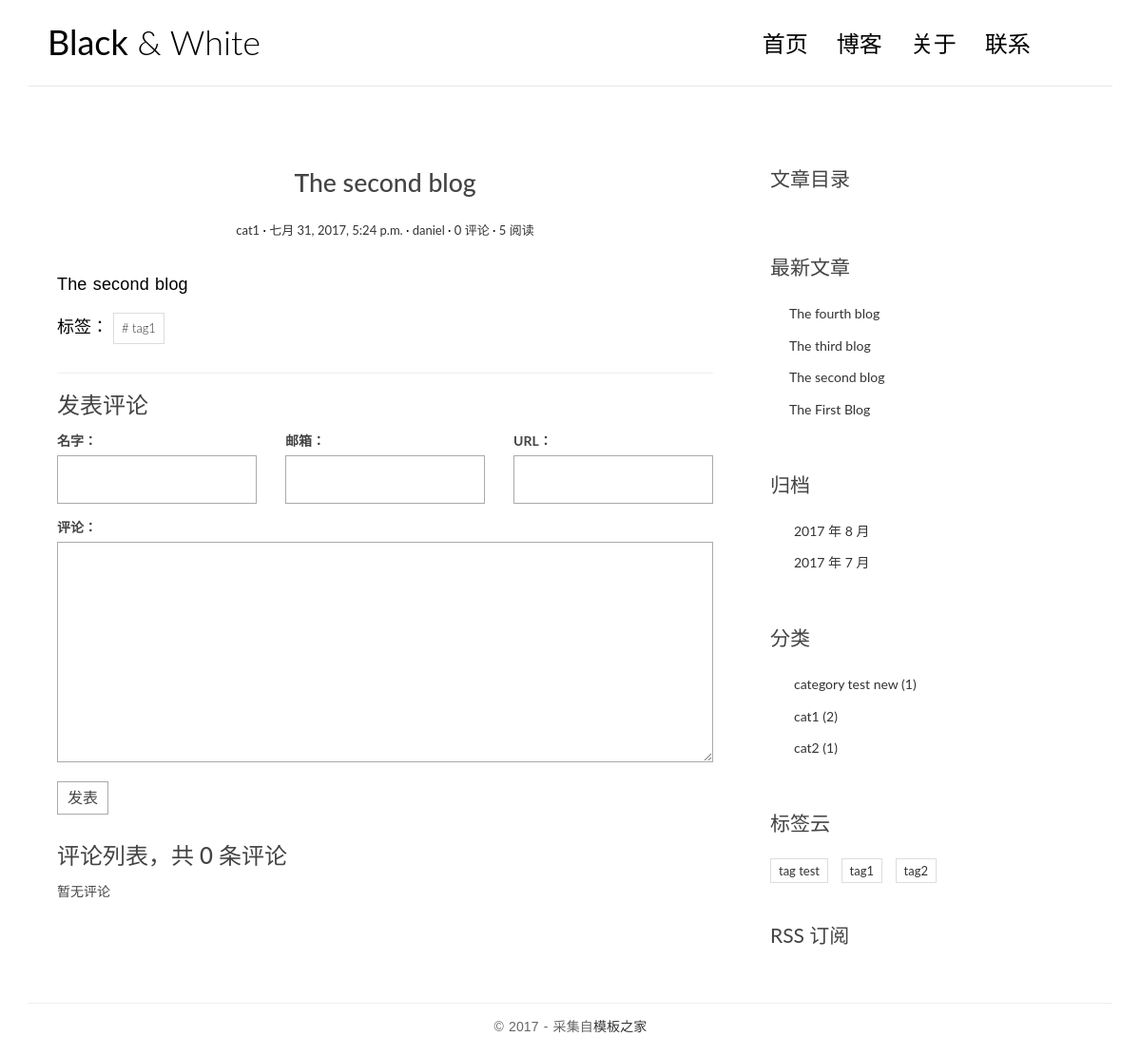
Screenshot of /post/3/ with the database file from the repository.
### blog/models.py (models this page shows, shortened)
@python_2_unicode_compatible
class Post(models.Model):
    title = models.CharField(max_length=70)
    body = models.TextField()
    created_time = models.DateTimeField()
    modified_time = models.DateTimeField()
    excerpt = models.CharField(max_length=200, blank=True)
    views = models.PositiveIntegerField(default=0)
    category = models.ForeignKey(Category)
    tags = models.ManyToManyField(Tag, blank=True)
    author = models.ForeignKey(User)
    def get_absolute_url(self):
        return reverse('blog:detail', kwargs={'pk': self.pk})
    class Meta:
        ordering = ['-created_time']
    def increase_views(self):
        self.views += 1
        self.save(update_fields=['views'])
    def save(self, *args, **kwargs):
        if not self.excerpt:# 首先实例化一个 Markdown 类，用于渲染 body 的文本
            md = markdown.Markdown(extensions=[
                'markdown.extensions.extra',
                'markdown.extensions.codehilite',
            ])
            self.excerpt = strip_tags(md.convert(self.body))[:54]
        super(Post, self).save(*args, **kwargs)

@python_2_unicode_compatible
class Category(models.Model):
    name=models.CharField(max_length=100)

@python_2_unicode_compatible
class Tag(models.Model):
    name=models.CharField(max_length=100)

### blog/views.py (the view)
# urls.py: url(r'^post/(?P<pk>[0-9]+)/$', views.PostDetailView.as_view(), name='detail'),
class PostDetailView(DetailView):
    model = Post
    template_name = 'blog/detail.html'
    context_object_name = 'post'
    def get(self, request, *args, **kwargs):
        response = super(PostDetailView, self).get(request, *args, **kwargs)
        self.object.increase_views()
        return response
    def get_object(self, queryset=None):
        post = super(PostDetailView, self).get_object(queryset=None)
        md = markdown.Markdown(extensions=[
            'markdown.extensions.extra',
            'markdown.extensions.codehilite',
            TocExtension(slugify=slugify),
        ])
        post.body = md.convert(post.body)
        post.toc = md.toc
        return post
    def get_context_data(self, **kwargs):
        context = super(PostDetailView, self).get_context_data(**kwargs)
        form = CommentForm()
        comment_list = self.object.comment_set.all()
        context.update({
            'form': form,
            'comment_list': comment_list
        })
        return context

### comments/forms.py
class CommentForm(forms.ModelForm):
    class Meta:
        model = Comment
        fields = ['name', 'email', 'url', 'text']

### blog/templatetags/blog_tags.py (called while the page is built)
@register.simple_tag
def get_recent_posts(num=5):
    return Post.objects.all().order_by('-created_time')[:num]

@register.simple_tag
def archives():
    return Post.objects.dates('created_time', 'month', order='DESC')

@register.simple_tag
def get_categories():
    return Category.objects.annotate(num_posts=Count('post')).filter(num_posts__gt=0)

@register.simple_tag
def get_tags():
    return Tag.objects.annotate(num_posts=Count('post')).filter(num_posts__gt=0)

### templates/blog/detail.html (shortened to what this page needs)
{% extends 'base.html' %}
{% block main %}
    <article class="post post-{{ post.pk }}">
        <header class="entry-header">
            <h1 class="entry-title">{{ post.title }}</h1>
            <div class="entry-meta">
                <span class="post-category">
                    <a href="{% url 'blog:category' post.category.pk %}">{{ post.category.name }}</a></span>
                <span class="post-date"><a href="#"><time class="entry-date"
                                                          datetime="{{ post.created_time }}">{{ post.created_time }}</time></a></span>
                <span class="post-author"><a href="#">{{ post.author }}</a></span>
                <span class="comments-link">
                    <a href="{{ post.get_absolute_url }}#comment-area">{{ post.comment_set.count }} 评论</a></span>
                <span class="views-count"><a href="#">{{ post.views }} 阅读</a></span>
            </div>
        </header>
        <div class="entry-content clearfix">
            {{ post.body|safe }}
            <div class="widget-tag-cloud">
                <ul>
                    标签：
                    {% for tag in post.tags.all %}
                        <li><a href="{% url 'blog:tag' tag.pk %}"># {{ tag.name }}</a></li>
                    {% endfor %}
                </ul>
            </div>
        </div>
    </article>
    <section class="comment-area" id="comment-area">
        <hr>
        <h3>发表评论</h3>
        <form action="{% url 'comments:post_comment' post.pk %}" method="post" class="comment-form">
            <div class="row">
                <div class="col-md-4">
                    <label for="{{ form.name.id_for_label }}">名字：</label>
                    {{ form.name }}
                </div>
                <div class="col-md-4">
                    <label for="{{ form.email.id_for_label }}">邮箱：</label>
                    {{ form.email }}
                </div>
                <div class="col-md-4">
                    <label for="{{ form.url.id_for_label }}">URL：</label>
                    {{ form.url }}
                </div>
                <div class="col-md-12">
                    <label for="{{ form.text.id_for_label }}">评论：</label>
                    {{ form.text }}
                    <button type="submit" class="comment-btn">发表</button>
                </div>
            </div>
        </form>
        <div class="comment-list-panel">
            <h3>评论列表，共 <span>{{ post.comment_set.count }}</span> 条评论</h3>
            <ul class="comment-list list-unstyled">
                {% for comment in comment_list %}
                    <li class="comment-item">
                        <span class="nickname">{{ comment.name }}</span>
                        <time class="submit-date"
                              datetime="{{ comment.created_time }}">{{ comment.created_time }}</time>
                        <div class="text">
                            {{ comment.text }}
                        </div>
                    </li>
                {% empty %}
                    暂无评论
                {% endfor %}
            </ul>
        </div>
    </section>
{% endblock main %}
{% block toc %}
    <div class="widget widget-content">
        <h3 class="widget-title">文章目录</h3>
    </div>
{% endblock toc %}

### templates/base.html (shortened to what this page needs)
{% load staticfiles %}
{% load blog_tags %}
<!DOCTYPE html>
<html>
<head>
    <link rel="stylesheet" href="http://code.ionicframework.com/ionicons/2.0.1/css/ionicons.min.css">
    <link rel="stylesheet" href="{% static 'blog/css/bootstrap.min.css' %}">
    <link rel="stylesheet" href="{% static 'blog/css/pace.css' %}">
    <link rel="stylesheet" href="{% static 'blog/css/custom.css' %}">
    <link rel="stylesheet" href="{% static 'blog/css/highlights/github.css' %}">
</head>
<body>
<div class="container">
    <header id="site-header">
        <div class="row">
            <div class="col-md-4 col-sm-5 col-xs-8">
                <div class="logo">
                    <h1><a href="{% url 'blog:index' %}"><b>Black</b> &amp; White</a></h1>
                </div>
            </div>
            <div class="col-md-8 col-sm-7 col-xs-4">
                <nav class="main-nav" role="navigation">
                    <div class="collapse navbar-collapse" id="bs-example-navbar-collapse-1">
                        <ul class="nav navbar-nav navbar-right">
                            <li class="cl-effect-11"><a href="index.html" data-hover="首页">首页</a></li>
                            <li class="cl-effect-11"><a href="full-width.html" data-hover="博客">博客</a></li>
                            <li class="cl-effect-11"><a href="about.html" data-hover="关于">关于</a></li>
                            <li class="cl-effect-11"><a href="contact.html" data-hover="联系">联系</a></li>
                        </ul>
                    </div>
                </nav>
            </div>
        </div>
    </header>
</div>
<div class="content-body">
    <div class="container">
        <div class="row">
            <main class="col-md-8">
                {% block main %}
                {% endblock main %}
            </main>
            <aside class="col-md-4">
                {% block toc %}
                {% endblock toc %}
				<div class="widget widget-recent-posts">
				  <h3 class="widget-title">最新文章</h3>
				  {% get_recent_posts as recent_post_list %}
				  <ul>
				    {% for post in recent_post_list %}
				    <li>
				      <a href="{{ post.get_absolute_url }}">{{ post.title }}</a>
				    </li>
				    {% empty %}
				    暂无文章！
				    {% endfor %}
				  </ul>
				</div>
                <div class="widget widget-archives">
				  <h3 class="widget-title">归档</h3>
				  {% archives as date_list %}
				  <ul>
				    {% for date in date_list %}
				    <li>
				      <a href="{% url 'blog:archives' date.year date.month %}">{{ date.year }} 年 {{ date.month }} 月</a>
				    </li>
				    {% empty %}
				    暂无归档！
				    {% endfor %}
				  </ul>
				</div>
                <div class="widget widget-category">
				  <h3 class="widget-title">分类</h3>
				  {% get_categories as category_list %}
				  <ul>
				  {% for category in category_list %}
				  <li>
				    <a href="{% url 'blog:category' category.pk %}">{{ category.name }}
				      <span class="post-count">({{ category.num_posts }})</span>
				    </a>
				  </li>
				  {% empty %}
				  暂无分类！
				  {% endfor %}
				</ul>
				</div>
                <div class="widget widget-tag-cloud">
				  <h3 class="widget-title">标签云</h3>
				  {% get_tags as tag_list %}
				  <ul>
				    {% for tag in tag_list %}
				    <li>
				      <a href="{% url 'blog:tag' tag.pk %}">{{ tag.name }}</a>
				    </li>
				    {% empty %}
				    暂无标签！
				    {% endfor %}
				  </ul>
				</div>
                <div class="rss">
                    <a href="{% url 'rss' %}"> RSS 订阅</a>
                </div>
            </aside>
        </div>
    </div>
</div>
<footer id="site-footer">
    <div class="container">
        <div class="row">
            <div class="col-md-12">
                <p class="copyright">&copy 2017 - 采集自<a href="http://www.cssmoban.com/"
                                                        target="_blank" title="模板之家">模板之家</a>
                </p>
            </div>
        </div>
    </div>
</footer>
</body>
</html>

### blog/static/blog/css/custom.css (style rules this page uses)
* { outline: none; }
h1, h2, h3, h4, h5, h6 { margin-top: 0; }
b { font-weight: 400; }
a { color: #333; }
body { color: #444; font-family: 'Lato', sans-serif; }
p { font-family: 'Ubuntu', sans-serif; font-weight: 400; word-spacing: 1px; letter-spacing: 0.01em; }
#site-header { background-color: #FFF; padding: 25px 20px; margin-bottom: 40px; border-bottom: 1px solid #e7e7e7; }
.logo h1 a { color: #000; }
.logo h1 { margin: 0; font-family: 'Lato', sans-serif; font-weight: 300; }
.main-nav { margin-top: 11px; max-width: 95%; }
.main-nav a { color: #000000 !important; padding: 0 0 5px 0 !important; margin-right: 30px; font-family: 'Lato', sans-serif; font-weight: 300; font-size: 24px; }
.cl-effect-11 a { padding: 10px 0; color: #0972b4; text-shadow: none; }
.cl-effect-11 a::before { position: absolute; top: 0; left: 0; overflow: hidden; padding: 0 0 5px 0 !important; max-width: 0; border-bottom: 1px solid #000; color: #000; content: attr(data-hover); white-space: nowrap; -webkit-transition: max-width 0.5s; -moz-transition: max-width 0.5s; transition: max-width 0.5s; }
.content-body { padding-bottom: 4em; }
.post { background: #fff; padding: 30px 30px 0; }
.entry-title { text-align: center; font-size: 1.9em; margin-bottom: 20px; line-height: 1.6; padding: 10px 20px 0; }
.entry-meta { text-align: center; color: #DDDDDD; font-size: 13px; margin-bottom: 30px; }
.entry-content { font-size: 18px; line-height: 1.9; font-weight: 300; color: #000; }
.post-category::after, .post-date::after, .post-author::after, .comments-link::after { content: ' ·'; color: #000; }
.widget { background: #fff; padding: 30px 0 0; }
.widget-title { font-size: 1.5em; margin-bottom: 20px; line-height: 1.6; padding: 10px 0 0; font-weight: 400; }
.widget-recent-posts ul { padding: 0; margin: 0; padding-left: 20px; }
.widget-recent-posts ul li { list-style-type: none; position: relative; line-height: 170%; margin-bottom: 10px; }
.widget-recent-posts ul li::before { content: '\f3d3'; font-family: "Ionicons"; position: absolute; left: -17px; top: 3px; font-size: 16px; color: #000; }
.widget-archives ul { padding: 0; margin: 0; padding-left: 25px; }
.widget-archives ul li { list-style-type: none; position: relative; line-height: 170%; margin-bottom: 10px; }
.widget-archives ul li::before { content: '\f3f3'; font-family: "Ionicons"; position: absolute; left: -25px; top: 1px; font-size: 16px; color: #000; }
.widget-category ul { padding: 0; margin: 0; padding-left: 25px; }
.widget-category ul li { list-style-type: none; position: relative; line-height: 170%; margin-bottom: 10px; }
.widget-category ul li::before { content: '\f3fe'; font-family: "Ionicons"; position: absolute; left: -25px; top: 1px; font-size: 18px; color: #000; }
.widget-tag-cloud ul { padding: 0; margin: 0; margin-right: -10px; }
.widget-tag-cloud ul li { list-style-type: none; font-size: 13px; display: inline-block; margin-right: 10px; margin-bottom: 10px; padding: 3px 8px; border: 1px solid #ddd; }
.rss { font-size: 21px; margin-top: 30px; }
.rss a { color: #444; }
#site-footer { padding-top: 10px; padding: 0 0 1.5em 0; }
.copyright { text-align: center; padding-top: 1em; margin: 0; border-top: 1px solid #eee; color: #666; }
.contact-form input, .comment-form input { border: 1px solid #aaa; margin-bottom: 15px; width: 100%; padding: 15px 15px; font-size: 16px; line-height: 100%; transition: 0.4s border-color linear; }
.contact-form textarea, .comment-form textarea { border: 1px solid #aaa; margin-bottom: 15px; width: 100%; padding: 15px 15px; font-size: 16px; line-height: 20px !important; min-height: 183px; transition: 0.4s border-color linear; }
.comment-area { padding: 0 30px 0; }
.comment-form { margin-top: 15px; }
.comment-form .comment-btn { background-color: #fff; border: 1px solid #aaa; font-size: 16px; padding: 5px 10px; }
.comment-list-panel { margin-top: 30px; }
.comment-list { margin-top: 15px; }

### rows the page displays
Post: title "The second blog", category.name "cat1", created_time "七月 31, 2017, 5:24 p.m.", author "daniel", comment_set.count "0", views "5", body "The second blog"
Tag: name "tag1"
Post: title "The fourth blog"
Post: title "The third blog"
Post: title "The First Blog"
Category: name "category test new", num_posts "1"
Category: name "cat1", num_posts "2"
Category: name "cat2", num_posts "1"
Tag: name "tag test"
Tag: name "tag2"

### other values shown
{{ date.year }} "2017" "2017"
{{ date.month }} "8" "7"
